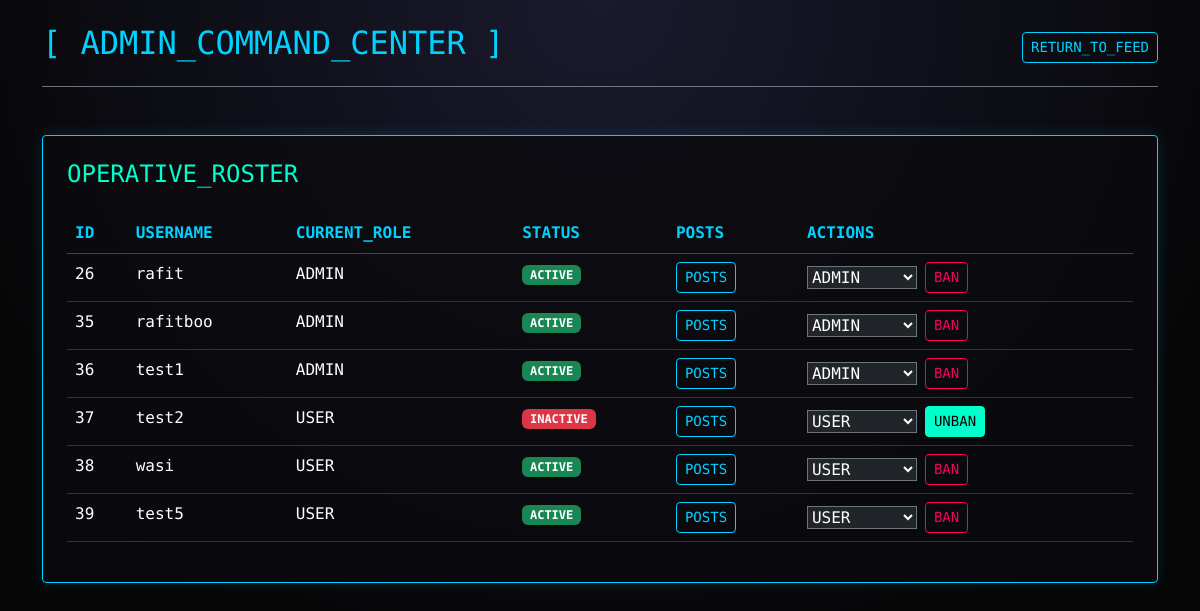
/admin-console/, run on the app's committed database.
### accounts/models.py (models this page shows, shortened)
class User(AbstractUser):
    is_active = models.BooleanField(default=True)
    ROLE_CHOICES = (
        ('ADMIN', 'Administrator'),
        ('USER', 'Regular User'),
    )
    role = models.CharField(max_length=10, choices=ROLE_CHOICES, default='USER')
    is_email_verified = models.BooleanField(default=False)
    otp_code = models.CharField(max_length=6, blank=True, null=True)
    otp_created_at = models.DateTimeField(blank=True, null=True)
    encrypted_rsa_private_key = models.TextField(blank=True, null=True)
    rsa_public_key = models.TextField(blank=True, null=True)
    encrypted_contact_info = models.TextField(blank=True, null=True)
    encrypted_email = models.TextField(blank=True, null=True)
    pending_email = models.EmailField(blank=True, null=True)
    pending_email_otp = models.CharField(max_length=6, blank=True, null=True)
    pending_encrypted_email = models.TextField(blank=True, null=True)
    password_salt = models.CharField(max_length=64, blank=True, null=True)

### network/views.py (the view)
# urls.py: path('admin-console/', AdminConsoleView.as_view(), name='admin_console'),
class AdminConsoleView(TemplateView):
    template_name = 'admin_console.html'
    def get_context_data(self, **kwargs):
        context = super().get_context_data(**kwargs)
        context['users'] = User.objects.all().order_by('id')
        return context

### templates/admin_console.html (shortened to what this page needs)
{% load static %}
<!DOCTYPE html>
<html lang="en">
<head>
    <link href="https://cdn.jsdelivr.net/npm/bootstrap@5.3.0/dist/css/bootstrap.min.css" rel="stylesheet">
    <link rel="stylesheet" href="{% static 'css/admin.css' %}">
</head>
<body>
    <div class="container mt-4">
        <div class="d-flex justify-content-between align-items-center mb-5 border-bottom border-secondary pb-3">
            <h2 style="color: #00d2ff;">[ ADMIN_COMMAND_CENTER ]</h2>
            <a href="/feed/" class="btn btn-outline-info btn-sm">RETURN_TO_FEED</a>
        </div>
        <div class="card admin-card p-4">
            <h4 class="mb-4" style="color: #00ffcc;">OPERATIVE_ROSTER</h4>
            <div class="table-responsive">
                <table class="table table-dark table-hover">
                    <thead>
                        <tr>
                            <th>ID</th>
                            <th>USERNAME</th>
                            <th>CURRENT_ROLE</th>
                            <th>STATUS</th>
                            <th>POSTS</th>
                            <th>ACTIONS</th>
                        </tr>
                    </thead>
                    <tbody id="userTableBody">
                        {% for user in users %}
                        <tr id="user-row-{{ user.id }}">
                            <td>{{ user.id }}</td>
                            <td>{{ user.username }}</td>
                            <td>{{ user.role }}</td>
                            <td>
                                <span id="status-{{ user.id }}" class="badge {% if user.is_active %}text-bg-success{% else %}text-bg-danger{% endif %}">{% if user.is_active %}ACTIVE{% else %}INACTIVE{% endif %}</span>
                            </td>
                            <td>
                                <a href="/admin-console/users/{{ user.id }}/posts/" class="btn btn-outline-info btn-sm">POSTS</a>
                            </td>
                            <td class="admin-actions-cell">
                                <div class="d-flex align-items-center gap-2 flex-wrap">
                                <select onchange="updateRole({{ user.id }}, this.value)" class="bg-dark text-white border-secondary">
                                    <option value="USER" {% if user.role == 'USER' %}selected{% endif %}>USER</option>
                                    <option value="ADMIN" {% if user.role == 'ADMIN' %}selected{% endif %}>ADMIN</option>
                                </select>
                                <button id="ban-btn-{{ user.id }}" class="btn {% if user.is_active %}btn-outline-danger{% else %}btn-success{% endif %} btn-sm ms-2" onclick="toggleBan({{ user.id }})">
                                    {% if user.is_active %}BAN{% else %}UNBAN{% endif %}
                                </button>
                                </div>
                            </td>
                        </tr>
                        {% empty %}
                        <tr>
                            <td colspan="6" class="text-center text-muted">No accounts found.</td>
                        </tr>
                        {% endfor %}
                    </tbody>
                </table>
            </div>
        </div>
    </div>
</body>
</html>

### static/css/admin.css (style rules this page uses)
body { background-color: #050505; background-image: radial-gradient(circle at 50% 0%, #1a1a2e 0%, #050505 70%); color: #e0e0e0; font-family: 'Share Tech Mono', monospace; min-height: 100vh; }
.admin-card { background: rgba(10, 10, 15, 0.9); border: 1px solid #00d2ff; border-radius: 4px; box-shadow: 0 0 15px rgba(0, 210, 255, 0.15); }
.table-dark { --bs-table-bg: transparent; border-color: #333; color: #e0e0e0; }
.table-dark th { color: #00d2ff; border-bottom-color: #444; }
.table-dark td { border-bottom-color: #333; }
.admin-posts-cell, .admin-actions-cell { vertical-align: middle; white-space: nowrap; }
.admin-actions-cell select { min-width: 110px; }
.admin-actions-cell .btn { margin-left: 0 !important; }
.btn-outline-danger { color: #ff0055; border-color: #ff0055; }
.btn-success { background-color: #00ffcc; border-color: #00ffcc; color: #000; }
.btn-outline-info { color: #00d2ff; border-color: #00d2ff; }

### data on the page
User: id "26", username "rafit", role "ADMIN", is_active "ACTIVE", role+id "ADMIN"
User: id "35", username "rafitboo", role "ADMIN", is_active "ACTIVE", role+id "ADMIN"
User: id "36", username "test1", role "ADMIN", is_active "ACTIVE", role+id "ADMIN"
User: id "37", username "test2", role "USER", is_active "INACTIVE", role+id "USER"
User: id "38", username "wasi", role "USER", is_active "ACTIVE", role+id "USER"
User: id "39", username "test5", role "USER", is_active "ACTIVE", role+id "USER"
